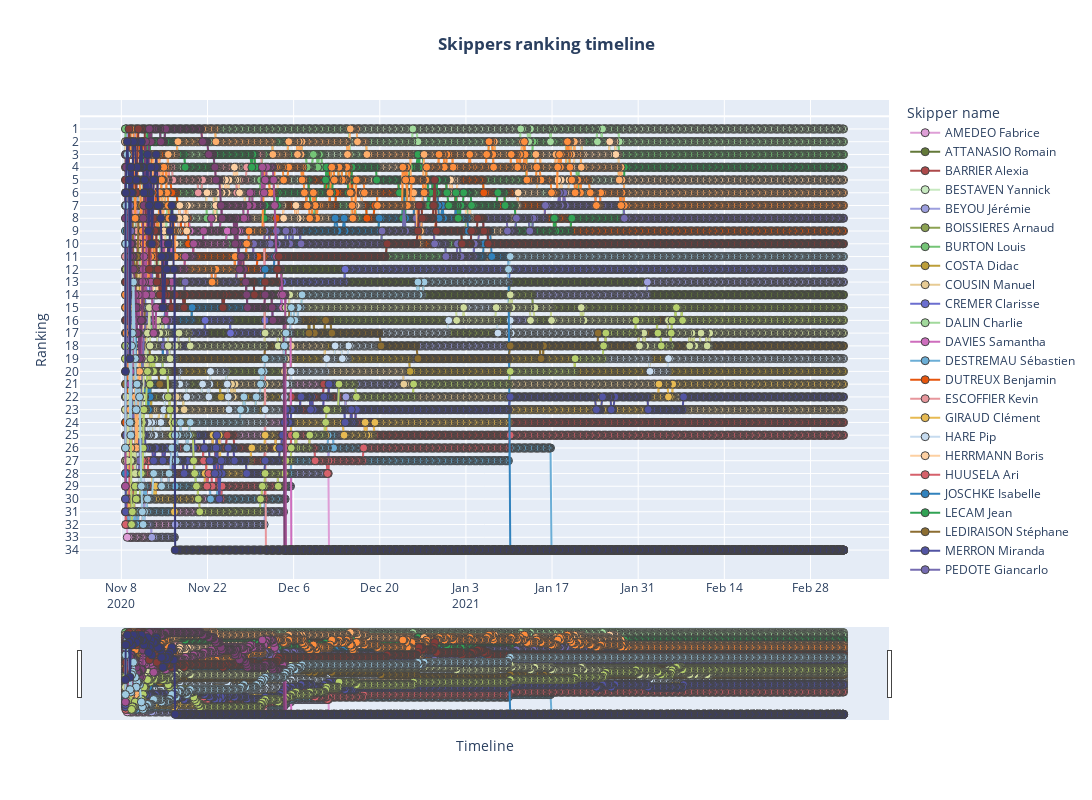

The notebook cell this image was saved under:
### Code cell
display_ranking_timeline(df_timeline)

### Figure 1 — Plotly figure (JSON) as saved in the notebook; plotly's stock layout.template omitted (floating-point values rounded to 4 significant figures; data arrays with more than 128 entries replaced by an {"elided": "..."} marker saying what was removed)
{"data": [{"marker": {"color": "rgb(0.8705882352941177,0.6196078431372549,0.8392156862745098)", "line": {"width": 1}, "size": 8}, "mode": "markers+lines", "name": "AMEDEO Fabrice", "type": "scatter", "x": {"elided": "702 str values"}, "y": {"elided": "702 int values"}}, {"marker": {"color": "rgb(0.38823529411764707,0.4745098039215686,0.2235294117647059)", "line": {"width": 1}, "size": 8}, "mode": "markers+lines", "name": "ATTANASIO Romain", "type": "scatter", "x": {"elided": "702 str values"}, "y": {"elided": "702 int values"}}, {"marker": {"color": "rgb(0.6784313725490196,0.28627450980392155,0.2901960784313726)", "line": {"width": 1}, "size": 8}, "mode": "markers+lines", "name": "BARRIER Alexia", "type": "scatter", "x": {"elided": "702 str values"}, "y": {"elided": "702 int values"}}, {"marker": {"color": "rgb(0.7803921568627451,0.9137254901960784,0.7529411764705882)", "line": {"width": 1}, "size": 8}, "mode": "markers+lines", "name": "BESTAVEN Yannick", "type": "scatter", "x": {"elided": "702 str values"}, "y": {"elided": "702 int values"}}, {"marker": {"color": "rgb(0.611764705882353,0.6196078431372549,0.8705882352941177)", "line": {"width": 1}, "size": 8}, "mode": "markers+lines", "name": "BEYOU Jérémie", "type": "scatter", "x": {"elided": "702 str values"}, "y": {"elided": "702 int values"}}, {"marker": {"color": "rgb(0.5490196078431373,0.6352941176470588,0.3215686274509804)", "line": {"width": 1}, "size": 8}, "mode": "markers+lines", "name": "BOISSIERES Arnaud", "type": "scatter", "x": {"elided": "699 str values"}, "y": {"elided": "699 int values"}}, {"marker": {"color": "rgb(0.4549019607843137,0.7686274509803922,0.4627450980392157)", "line": {"width": 1}, "size": 8}, "mode": "markers+lines", "name": "BURTON Louis", "type": "scatter", "x": {"elided": "702 str values"}, "y": {"elided": "702 int values"}}, {"marker": {"color": "rgb(0.7411764705882353,0.6196078431372549,0.2235294117647059)", "line": {"width": 1}, "size": 8}, "mode": "markers+lines", "name": "COSTA Didac", "type": "scatter", "x": {"elided": "702 str values"}, "y": {"elided": "702 int values"}}, {"marker": {"color": "rgb(0.9058823529411765,0.796078431372549,0.5803921568627451)", "line": {"width": 1}, "size": 8}, "mode": "markers+lines", "name": "COUSIN Manuel", "type": "scatter", "x": {"elided": "702 str values"}, "y": {"elided": "702 int values"}}, {"marker": {"color": "rgb(0.4196078431372549,0.43137254901960786,0.8117647058823529)", "line": {"width": 1}, "size": 8}, "mode": "markers+lines", "name": "CREMER Clarisse", "type": "scatter", "x": {"elided": "702 str values"}, "y": {"elided": "702 int values"}}, {"marker": {"color": "rgb(0.6313725490196078,0.8509803921568627,0.6078431372549019)", "line": {"width": 1}, "size": 8}, "mode": "markers+lines", "name": "DALIN Charlie", "type": "scatter", "x": {"elided": "701 str values"}, "y": {"elided": "701 int values"}}, {"marker": {"color": "rgb(0.807843137254902,0.42745098039215684,0.7411764705882353)", "line": {"width": 1}, "size": 8}, "mode": "markers+lines", "name": "DAVIES Samantha", "type": "scatter", "x": {"elided": "702 str values"}, "y": {"elided": "702 int values"}}, {"marker": {"color": "rgb(0.4196078431372549,0.6823529411764706,0.8392156862745098)", "line": {"width": 1}, "size": 8}, "mode": "markers+lines", "name": "DESTREMAU Sébastien", "type": "scatter", "x": {"elided": "702 str values"}, "y": {"elided": "702 int values"}}, {"marker": {"color": "rgb(0.9019607843137255,0.3333333333333333,0.050980392156862744)", "line": {"width": 1}, "size": 8}, "mode": "markers+lines", "name": "DUTREUX Benjamin", "type": "scatter", "x": {"elided": "702 str values"}, "y": {"elided": "702 int values"}}, {"marker": {"color": "rgb(0.9058823529411765,0.5882352941176471,0.611764705882353)", "line": {"width": 1}, "size": 8}, "mode": "markers+lines", "name": "ESCOFFIER Kevin", "type": "scatter", "x": {"elided": "701 str values"}, "y": {"elided": "701 int values"}}, {"marker": {"color": "rgb(0.9058823529411765,0.7294117647058823,0.3215686274509804)", "line": {"width": 1}, "size": 8}, "mode": "markers+lines", "name": "GIRAUD Clément", "type": "scatter", "x": {"elided": "702 str values"}, "y": {"elided": "702 int values"}}, {"marker": {"color": "rgb(0.7764705882352941,0.8588235294117647,0.9372549019607843)", "line": {"width": 1}, "size": 8}, "mode": "markers+lines", "name": "HARE Pip", "type": "scatter", "x": {"elided": "702 str values"}, "y": {"elided": "702 int values"}}, {"marker": {"color": "rgb(0.9921568627450981,0.8156862745098039,0.6352941176470588)", "line": {"width": 1}, "size": 8}, "mode": "markers+lines", "name": "HERRMANN Boris", "type": "scatter", "x": {"elided": "702 str values"}, "y": {"elided": "702 int values"}}, {"marker": {"color": "rgb(0.8392156862745098,0.3803921568627451,0.4196078431372549)", "line": {"width": 1}, "size": 8}, "mode": "markers+lines", "name": "HUUSELA Ari", "type": "scatter", "x": {"elided": "702 str values"}, "y": {"elided": "702 int values"}}, {"marker": {"color": "rgb(0.19215686274509805,0.5098039215686274,0.7411764705882353)", "line": {"width": 1}, "size": 8}, "mode": "markers+lines", "name": "JOSCHKE Isabelle", "type": "scatter", "x": {"elided": "702 str values"}, "y": {"elided": "702 int values"}}, {"marker": {"color": "rgb(0.19215686274509805,0.6392156862745098,0.32941176470588235)", "line": {"width": 1}, "size": 8}, "mode": "markers+lines", "name": "LECAM Jean", "type": "scatter", "x": {"elided": "702 str values"}, "y": {"elided": "702 int values"}}, {"marker": {"color": "rgb(0.5490196078431373,0.42745098039215684,0.19215686274509805)", "line": {"width": 1}, "size": 8}, "mode": "markers+lines", "name": "LEDIRAISON Stéphane", "type": "scatter", "x": {"elided": "702 str values"}, "y": {"elided": "702 int values"}}, {"marker": {"color": "rgb(0.3215686274509804,0.32941176470588235,0.6392156862745098)", "line": {"width": 1}, "size": 8}, "mode": "markers+lines", "name": "MERRON Miranda", "type": "scatter", "x": {"elided": "702 str values"}, "y": {"elided": "702 int values"}}, {"marker": {"color": "rgb(0.4588235294117647,0.4196078431372549,0.6941176470588235)", "line": {"width": 1}, "size": 8}, "mode": "markers+lines", "name": "PEDOTE Giancarlo", "type": "scatter", "x": {"elided": "702 str values"}, "y": {"elided": "702 int values"}}, {"marker": {"color": "rgb(0.807843137254902,0.8588235294117647,0.611764705882353)", "line": {"width": 1}, "size": 8}, "mode": "markers+lines", "name": "ROURA Alan", "type": "scatter", "x": {"elided": "702 str values"}, "y": {"elided": "702 int values"}}, {"marker": {"color": "rgb(0.9921568627450981,0.6823529411764706,0.4196078431372549)", "line": {"width": 1}, "size": 8}, "mode": "markers+lines", "name": "RUYANT Thomas", "type": "scatter", "x": {"elided": "702 str values"}, "y": {"elided": "702 int values"}}, {"marker": {"color": "rgb(0.9921568627450981,0.5529411764705883,0.23529411764705882)", "line": {"width": 1}, "size": 8}, "mode": "markers+lines", "name": "SEGUIN Damien", "type": "scatter", "x": {"elided": "702 str values"}, "y": {"elided": "702 int values"}}, {"marker": {"color": "rgb(0.7098039215686275,0.8117647058823529,0.4196078431372549)", "line": {"width": 1}, "size": 8}, "mode": "markers+lines", "name": "SHIRAISHI Kojiro", "type": "scatter", "x": {"elided": "702 str values"}, "y": {"elided": "702 int values"}}, {"marker": {"color": "rgb(0.6470588235294118,0.3176470588235294,0.5803921568627451)", "line": {"width": 1}, "size": 8}, "mode": "markers+lines", "name": "SIMON Sébastien", "type": "scatter", "x": {"elided": "702 str values"}, "y": {"elided": "702 int values"}}, {"marker": {"color": "rgb(0.5176470588235295,0.23529411764705882,0.2235294117647059)", "line": {"width": 1}, "size": 8}, "mode": "markers+lines", "name": "SOREL Maxime", "type": "scatter", "x": {"elided": "702 str values"}, "y": {"elided": "702 int values"}}, {"marker": {"color": "rgb(0.4823529411764706,0.2549019607843137,0.45098039215686275)", "line": {"width": 1}, "size": 8}, "mode": "markers+lines", "name": "THOMSON Alex", "type": "scatter", "x": {"elided": "702 str values"}, "y": {"elided": "702 int values"}}, {"marker": {"color": "rgb(0.6196078431372549,0.792156862745098,0.8823529411764706)", "line": {"width": 1}, "size": 8}, "mode": "markers+lines", "name": "TRIPON Armel", "type": "scatter", "x": {"elided": "702 str values"}, "y": {"elided": "702 int values"}}, {"marker": {"color": "rgb(0.2235294117647059,0.23137254901960785,0.4745098039215686)", "line": {"width": 1}, "size": 8}, "mode": "markers+lines", "name": "TROUSSEL Nicolas", "type": "scatter", "x": {"elided": "702 str values"}, "y": {"elided": "702 int values"}}], "layout": {"height": 800, "legend": {"title": {"text": "Skipper name"}}, "title": {"text": "<b>Skippers ranking timeline</b>", "x": 0.5}, "width": 1500, "xaxis": {"rangeslider": {"thickness": 0.15, "visible": true}, "side": "left", "title": {"text": "Timeline"}}, "yaxis": {"autorange": "reversed", "tickmode": "array", "tickvals": [1, 2, 3, 4, 5, 6, 7, 8, 9, 10, 11, 12, 13, 14, 15, 16, 17, 18, 19, 20, 21, 22, 23, 24, 25, 26, 27, 28, 29, 30, 31, 32, 33, 34], "title": {"text": "Ranking"}}}}
